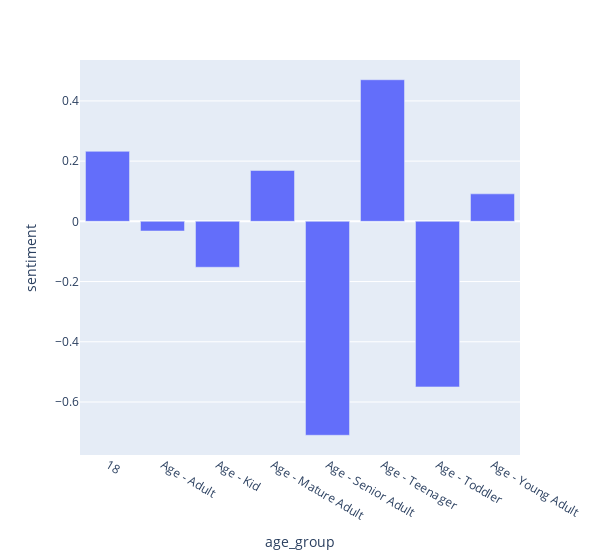

Here is the notebook cell this chart was saved with:
### Code cell
px.bar(sent_by_age, x=sent_by_age.index, y='sentiment', width=600)

### Figure 1 — Plotly figure (JSON) as saved in the notebook; plotly's stock layout.template omitted (floating-point values rounded to 4 significant figures)
{"data": [{"alignmentgroup": "True", "hovertemplate": "age_group=%{x}<br>sentiment=%{y}<extra></extra>", "legendgroup": "", "marker": {"color": "#636efa", "pattern": {"shape": ""}}, "name": "", "offsetgroup": "", "orientation": "v", "showlegend": false, "textposition": "auto", "type": "bar", "x": [18, "Age - Adult", "Age - Kid", "Age - Mature Adult", "Age - Senior Adult", "Age - Teenager", "Age - Toddler", "Age - Young Adult"], "xaxis": "x", "y": [0.2325, -0.03213, -0.1525, 0.1689, -0.7105, 0.4703, -0.5499, 0.09129], "yaxis": "y"}], "layout": {"barmode": "relative", "legend": {"tracegroupgap": 0}, "margin": {"t": 60}, "width": 600, "xaxis": {"anchor": "y", "domain": [0, 1], "title": {"text": "age_group"}}, "yaxis": {"anchor": "x", "domain": [0, 1], "title": {"text": "sentiment"}}}}
